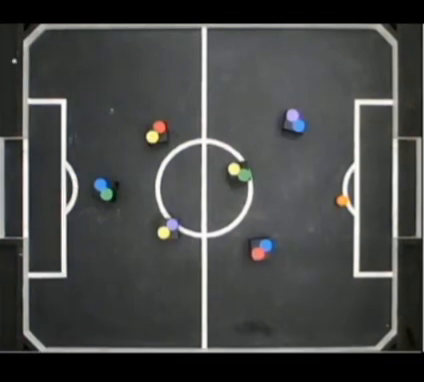
#> input picture frame 12 of Disciplinas/PDI/projeto_1/teste1.mp4, 424 x 382 px
$ python main.py
#> lines starting #> are read from the running program, lines starting #| are printed output that depends on the picture; after the words box and inside, x2 and y2 are one past the last pixel; in counts of white or black regions, pixels touching at a corner belong together
from pathlib import Path
import argparse
import math

try:
    import cv2
    import numpy as np
except ImportError as exc:
    raise SystemExit("Instale o OpenCV com: pip install opencv-python") from exc


BASE = Path(__file__).parent
CORES = {
    "laranja": ((5, 80, 80), (25, 255, 255)),
    "azul": ((90, 70, 50), (130, 255, 255)),
    "verde": ((35, 60, 50), (85, 255, 255)),
    "amarelo": ((22, 70, 70), (38, 255, 255)),
    "vermelho": ((0, 70, 70), (4, 255, 255)), #((170, 70, 70), (179, 255, 255)),
    "roxo": ((130, 40, 50), (165, 255, 255)),
}
CORES_JOGADORES = ["azul", "verde", "amarelo", "vermelho", "roxo"]
COR_MEU_TIME = (255, 0, 0)  # BGR azul
COR_ADVERSARIO = (0, 0, 255) # BGR amarelo


def mascara(hsv, cor):
    limites = CORES[cor]
    img = cv2.inRange(hsv, np.array(limites[0]), np.array(limites[1]))

    kernel = np.ones((3, 3), np.uint8)
    img = cv2.morphologyEx(img, cv2.MORPH_OPEN, kernel)
    return cv2.morphologyEx(img, cv2.MORPH_CLOSE, kernel)


def centroides(img, area_min=20):
    contornos, _ = cv2.findContours(img, cv2.RETR_EXTERNAL, cv2.CHAIN_APPROX_SIMPLE)
    pontos = []

    contornos = sorted(contornos, key=cv2.contourArea, reverse=True)
    for contorno in contornos:
        area = cv2.contourArea(contorno)
        if area < area_min:
            continue

        m = cv2.moments(contorno) # m00 é a area, m10 soma dos pontos em x, m01 soma dos pontos em y
        if m["m00"]:
            pontos.append((int(m["m10"] / m["m00"]), int(m["m01"] / m["m00"])))

    return pontos


def marcadores(hsv):
    encontrados = []
    for cor in CORES_JOGADORES:
        for ponto in centroides(mascara(hsv, cor)):
            encontrados.append({"cor": cor, "ponto": ponto})
    return encontrados


def distancia(p1, p2): # distancia euclidiana
    return ((p1[0] - p2[0]) ** 2 + (p1[1] - p2[1]) ** 2) ** 0.5


def pares_jogadores(hsv, distancia_max=25):
    candidatos = []
    pontos = marcadores(hsv)

    for i, marcador_a in enumerate(pontos):
        for j in range(i + 1, len(pontos)):
            marcador_b = pontos[j]
            if marcador_a["cor"] == marcador_b["cor"]:
                continue

            dist = distancia(marcador_a["ponto"], marcador_b["ponto"])
            if dist <= distancia_max:
                candidatos.append((dist, i, j))

    candidatos.sort()
    usados = set()
    pares = []

    for _, i, j in candidatos:
        if i in usados or j in usados:
            continue

        usados.update((i, j))
        pares.append((pontos[i], pontos[j]))

    return pares


def maior_centro(hsv, cor):
    pontos = centroides(mascara(hsv, cor))
    return pontos[0] if pontos else None


def centro_proximo(hsv, cor, anterior, deslocamento_max=20):
    pontos = centroides(mascara(hsv, cor))
    if not pontos:
        return None

    if anterior is None:
        return pontos[0]

    def distancia(ponto): # distancia euclidiana
        return ((ponto[0] - anterior[0]) ** 2 + (ponto[1] - anterior[1]) ** 2) ** 0.5

    ponto = min(pontos, key=distancia)
    return ponto if distancia(ponto) <= deslocamento_max else None


def meu_jogador(hsv, distancia_max=25):
    azuis = centroides(mascara(hsv, "azul"))
    verdes = centroides(mascara(hsv, "verde"))
    pares = [
        (azul, verde, ((azul[0] - verde[0]) ** 2 + (azul[1] - verde[1]) ** 2) ** 0.5)
        for azul in azuis
        for verde in verdes
    ]
    pares = [par for par in pares if par[2] <= distancia_max]

    if not pares:
        return None

    azul, verde, _ = min(pares, key=lambda par: par[2])
    return int((azul[0] + verde[0]) / 2), int((azul[1] + verde[1]) / 2)


def mascara_campo(frame):
    hsv = cv2.cvtColor(frame, cv2.COLOR_BGR2HSV)
    linhas = cv2.inRange(hsv, np.array((0, 0, 150)), np.array((179, 70, 255)))
    kernel = np.ones((3, 3), np.uint8)
    linhas = cv2.morphologyEx(linhas, cv2.MORPH_OPEN, kernel)
    limpa = np.zeros_like(linhas)
    total, rotulos, estatisticas, _ = cv2.connectedComponentsWithStats(linhas)

    for i in range(1, total):
        if estatisticas[i, cv2.CC_STAT_AREA] >= 100:
            limpa[rotulos == i] = 255

    return cv2.erode(limpa, kernel, iterations=1)


def desenhar_campo(tela, frame_original):
    linhas = mascara_campo(frame_original)
    tela[linhas > 0] = (0, 0, 0)


def raio_medio_marcadores(hsv, area_min=20):
    raios = []
    for cor in CORES_JOGADORES:
        contornos, _ = cv2.findContours(
            mascara(hsv, cor), cv2.RETR_EXTERNAL, cv2.CHAIN_APPROX_SIMPLE
        )
        for contorno in contornos:
            if cv2.contourArea(contorno) >= area_min:
                _, raio = cv2.minEnclosingCircle(contorno)
                raios.append(raio)
    return sum(raios) / len(raios) if raios else None


def quadrado_do_jogador(par, raio):
    # Limites das tangentes aos dois circulos, sem margem adicional.
    (x1, y1), (x2, y2) = par[0]["ponto"], par[1]["ponto"]
    esquerda = math.floor(min(x1, x2) - raio)
    direita = math.ceil(max(x1, x2) + raio)
    topo = math.floor(min(y1, y2) - raio)
    baixo = math.ceil(max(y1, y2) + raio)
    return (esquerda, topo), (direita, baixo)


def desenhar_jogadores(tela, pares, raio):
    if raio is None:
        return
    for par in pares:
        cores = {par[0]["cor"], par[1]["cor"]}
        cor = COR_MEU_TIME if "azul" in cores else COR_ADVERSARIO
        p1, p2 = quadrado_do_jogador(par, raio)
        cv2.rectangle(tela, p1, p2, cor, 1)


def desenhar(frame, pontos, cor, raio, texto=None):
    for p1, p2 in zip(pontos, pontos[1:]):
        cv2.line(frame, p1, p2, cor, 3)

    if pontos:
        cv2.circle(frame, pontos[-1], raio, cor, -1)
        if texto:
            x, y = pontos[-1]
            cv2.putText(frame, texto, (x + 10, y - 10), cv2.FONT_HERSHEY_SIMPLEX, 0.55, cor, 2)


def processar(video_path):
    video = cv2.VideoCapture(str(video_path))
    if not video.isOpened():
        print(f"Nao foi possivel abrir: {video_path}")
        return

    fps = video.get(cv2.CAP_PROP_FPS)
    w = int(video.get(cv2.CAP_PROP_FRAME_WIDTH))
    h = int(video.get(cv2.CAP_PROP_FRAME_HEIGHT))
    saida_path = video_path.with_name(f"{video_path.stem}_trajetoria.mp4")
    saida = cv2.VideoWriter(str(saida_path), cv2.VideoWriter_fourcc(*"mp4v"), fps, (w, h))

    traj_jogador, traj_bola, frame_n = [], [], 0
    raio_marcadores = None

    while True:
        ok, frame = video.read()
        if not ok:
            break

        frame_n += 1
        # No teste1, depois do frame 114 o video volta ao inicio; por isso esses frames sao ignorados.
        if video_path.name == "teste1.mp4" and frame_n > 114:
            break

        hsv = cv2.cvtColor(frame, cv2.COLOR_BGR2HSV)
        if frame_n == 1:
            raio_marcadores = raio_medio_marcadores(hsv)

        jogador = meu_jogador(hsv)
        bola = centro_proximo(hsv, "laranja", traj_bola[-1] if traj_bola else None)
        jogadores = pares_jogadores(hsv)

        if jogador:
            traj_jogador.append(jogador)
        if bola:
            traj_bola.append(bola)

        tela = np.full((h, w, 3), 245, np.uint8)
        desenhar_campo(tela, frame)
        desenhar_jogadores(tela, jogadores, raio_marcadores)
        cv2.putText(tela, f"Frame {frame_n}", (20, 35), cv2.FONT_HERSHEY_SIMPLEX, 0.8, (40, 40, 40), 2)
        desenhar(tela, traj_bola, (0, 140, 255), 6, "bola")
        desenhar(tela, traj_jogador, (255, 0, 0), 8, "jogador")
        saida.write(tela)

    video.release()
    saida.release()
    print(f"Gerado: {saida_path}")


def main():
    parser = argparse.ArgumentParser()
    parser.add_argument("entrada", nargs="?", default="teste[0-9].mp4")
    args = parser.parse_args()

    caminho = Path(args.entrada)
    videos = [caminho] if caminho.is_file() else sorted(BASE.glob(args.entrada))
    videos = [video for video in videos if "_trajetoria" not in video.stem]

    if not videos:
        raise SystemExit(f"Nenhum video encontrado: {args.entrada}")

    for video in videos:
        processar(video if video.is_absolute() else BASE / video)
#> in processar, frame is the input picture: shape (382, 424, 3); mean B, G, R 70.1, 70.9, 69.7
#> the loop in raio_medio_marcadores, `for cor in CORES_JOGADORES:` made 5 passes
#> pass 1, in mascara, `img = cv2.inRange(hsv, np.array(limites[0]), np.array(limites[1]))`:
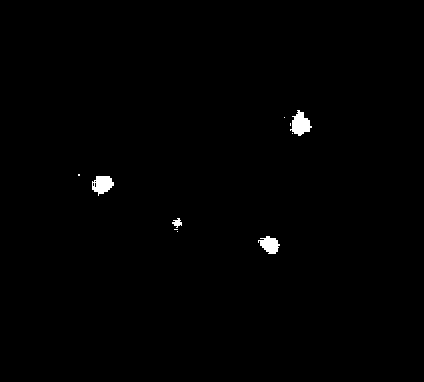
#> img: shape (382, 424); 0.59% white; 10 white regions (6 under 20 px), largest, box (x1, y1, x2, y2) and area: (290, 110, 312, 136) 334, (92, 176, 114, 196) 295, (258, 236, 280, 254) 252, (172, 218, 182, 228) 56
#> after the loop in raio_medio_marcadores, `for cor in CORES_JOGADORES:`: raios = [10.12, 3.84, 11.09, 11.77, 6.02, 7.76, 6.36, 5.74, 6.36, 7.91, 5.7]
#> in processar, `raio_marcadores = raio_medio_marcadores(hsv)`: raio_marcadores = 7.52
#> in centroides, `contornos, _ = cv2.findContours(img, cv2.RETR_EXTERNAL, cv2.CHAIN_APPR..`: contornos = 4 contours; box (x1, y1, x2, y2) and area: (292, 112, 310, 136) 283, (92, 176, 114, 194) 246, (260, 236, 278, 254) 208, (174, 220, 182, 226) 28
#> the loop in centroides, `for contorno in contornos:` made 4 passes
#> area on passes 1 to 4: 283, 245.5, 207.5, 28.5
#> after the loop in centroides, `for contorno in contornos:`: pontos = [(300, 123), (102, 184), (269, 244), (177, 222)]
#> in centroides (call 2), `contornos, _ = cv2.findContours(img, cv2.RETR_EXTERNAL, cv2.CHAIN_APPR..`: contornos = 2 contours; box (x1, y1, x2, y2) and area: (238, 168, 254, 180) 92, (104, 190, 114, 201) 70
#> the loop in centroides (call 2), `for contorno in contornos:` made 2 passes
#> area on passes 1 to 2: 92, 70
#> in meu_jogador, `verdes = centroides(mascara(hsv, "verde"))`: verdes = [(245, 173), (108, 194)]
#> in meu_jogador, `pares = [ (azul, verde, ((azul[0] - verde[0]) ** 2 + (azul[1] - verde[..`: pares = 8 items
#> in meu_jogador, `pares = [par for par in pares if par[2] <= distancia_max]`: pares = [((102, 184), (108, 194), 11.66)]
#> in meu_jogador, `azul, verde, _ = min(pares, key=lambda par: par[2])`: azul = (102, 184); verde = (108, 194)
#> in processar, `jogador = meu_jogador(hsv)`: jogador = (105, 189)
#> in mascara (call 8), `img = cv2.inRange(hsv, np.array(limites[0]), np.array(limites[1]))`:
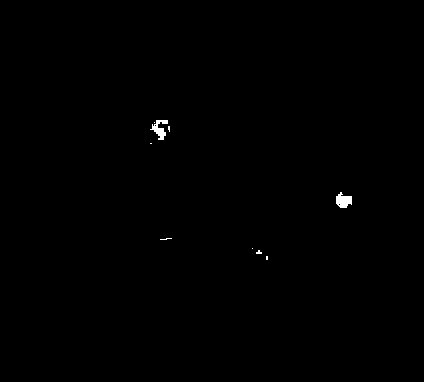
#> img: shape (382, 424); 0.24% white; 9 white regions (7 under 20 px), largest, box (x1, y1, x2, y2) and area: (336, 192, 352, 208) 176, (150, 120, 168, 140) 167
#> in centroides (call 3), `contornos, _ = cv2.findContours(img, cv2.RETR_EXTERNAL, cv2.CHAIN_APPR..`: contornos = 2 contours; box (x1, y1, x2, y2) and area: (336, 194, 352, 208) 138, (152, 120, 168, 140) 122
#> in centro_proximo, `pontos = centroides(mascara(hsv, cor))`: pontos = [(343, 200), (159, 128)]
#> in processar, `bola = centro_proximo(hsv, "laranja", traj_bola[-1] if traj_bola else ..`: bola = (343, 200)
#> in pares_jogadores, `pontos = marcadores(hsv)`: pontos = 11 items
#> the loop in pares_jogadores, `for i, marcador_a in enumerate(pontos):` made 11 passes
#> after the loop in pares_jogadores, `for i, marcador_a in enumerate(pontos):`: candidatos = [(11.66, 1, 5), (16.28, 2, 9), (16.28, 3, 7), (9.85, 4, 8), (13.45, 6, 10)]
#> the loop in pares_jogadores, `for _, i, j in candidatos:` made 5 passes
#> (i, j) on passes 1 to 5: (4, 8), (1, 5), (6, 10), (2, 9), (3, 7)
#> after the loop in pares_jogadores, `for _, i, j in candidatos:`: pares = 5 items; usados = 10 items
#> in processar, `jogadores = pares_jogadores(hsv)`: jogadores = 5 items
#> in mascara_campo, `total, rotulos, estatisticas, _ = cv2.connectedComponentsWithStats(lin..`:
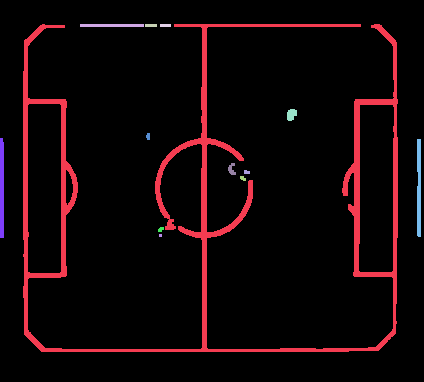
#> rotulos: shape (382, 424) int32; 14 distinct labels, from 0 to 13; one colour per label, 0 black
#> in mascara_campo, `total, rotulos, estatisticas, _ = cv2.connectedComponentsWithStats(lin..`: total = 14; estatisticas = 14 rows, first 6: [0, 0, 424, 382, 149531], [23, 24, 375, 328, 11151], [80, 24, 64, 3, 192], [145, 24, 12, 3, 36], [160, 24, 11, 3, 33], [287, 109, 10, 12, 95]
#> in mascara_campo, `return cv2.erode(limpa, kernel, iterations=1)`:
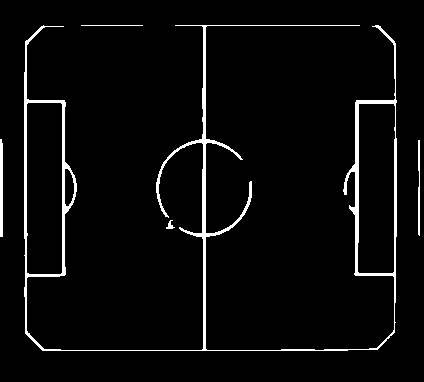
#> returned value: shape (382, 424); 4.1% white; 5 white regions, box (x1, y1, x2, y2) and area: (24, 25, 397, 351) 6060, (0, 139, 3, 237) 290, (418, 140, 420, 236) 175, (81, 25, 143, 26) 62, (166, 220, 175, 229) 39
#> the loop in desenhar_jogadores, `for par in pares:` made 5 passes
#> (cor, x1 in quadrado_do_jogador, y1 in quadrado_do_jogador, x2 in quadrado_do_jogador, y2 in quadrado_do_jogador, esquerda in quadrado_do_jogador, direita in quadrado_do_jogador, topo in quadrado_do_jogador) on passes 1 to 5: ((0, 0, 255), 245, 173, 236, 169, 228, 253, 161), ((255, 0, 0), 102, 184, 108, 194, 94, 116, 176), ((0, 0, 255), 154, 136, 163, 126, 146, 171, 118), ((255, 0, 0), 269, 244, 257, 255, 249, 277, 236), ((255, 0, 0), 177, 222, 166, 234, 158, 185, 214)
#> after the loop in desenhar_jogadores, `for par in pares:`:
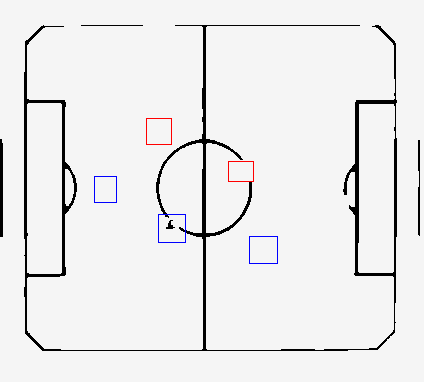
#> tela: shape (382, 424, 3); mean of channels 0, 1, 2 234.7, 234.2, 234.5; drawn as B, G, R
#> in processar, `cv2.putText(tela, f"Frame {frame_n}", (20, 35), cv2.FONT_HERSHEY_SIMPL..`:
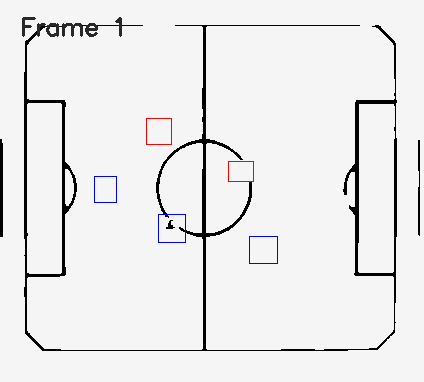
#> tela: shape (382, 424, 3); 0.38% of pixels changed, all inside (x1, y1, x2, y2) = (22, 17, 122, 37); drawn as B, G, R
#> in desenhar, `x, y = pontos[-1]`: x = 343; y = 200
#> call 2 of desenhar, with cor = (255, 0, 0), raio = 8, texto = 'jogador'
#> in desenhar (call 2), `x, y = pontos[-1]`: x = 105; y = 189
#> in desenhar (call 2), `cv2.putText(frame, texto, (x + 10, y - 10), cv2.FONT_HERSHEY_SIMPLEX, ..`:
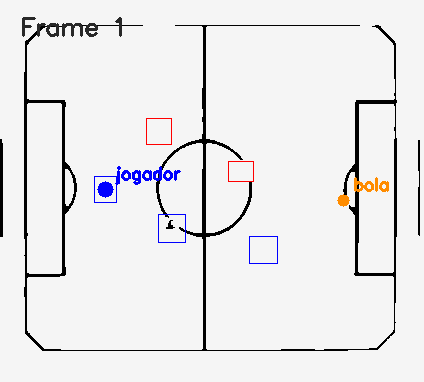
#> frame: shape (382, 424, 3); mean of channels 0, 1, 2 233.6, 232.3, 232.9; drawn as B, G, R


if __name__ == "__main__":
    main()

$ run again, starting later in the video
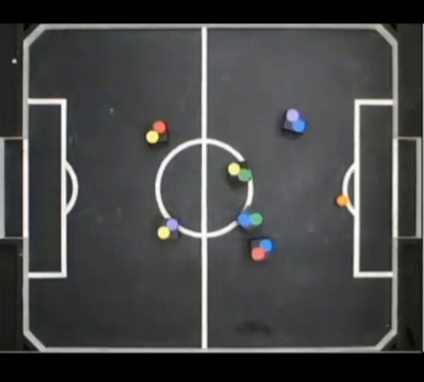
#> input picture frame 54 of Disciplinas/PDI/projeto_1/teste1.mp4, 424 x 382 px
#> in processar, frame is the input picture: shape (382, 424, 3); mean B, G, R 70.2, 70.7, 69.5
#> hsv: shape (382, 424, 3); mean H, S, V 63.1, 14.4, 72.1
#> the loop in raio_medio_marcadores, `for cor in CORES_JOGADORES:` made 5 passes
#> pass 1, in mascara, `img = cv2.inRange(hsv, np.array(limites[0]), np.array(limites[1]))`:
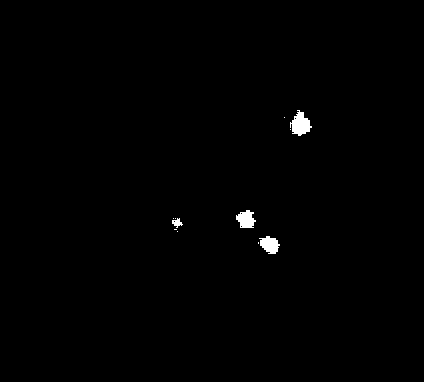
#> img: shape (382, 424); 0.56% white; 11 white regions (7 under 20 px), largest, box (x1, y1, x2, y2) and area: (290, 110, 312, 136) 339, (259, 236, 280, 254) 250, (236, 210, 256, 228) 249, (172, 218, 183, 228) 59
#> after the loop in raio_medio_marcadores, `for cor in CORES_JOGADORES:`: raios = [10.12, 4.02, 9.78, 11.77, 7.91, 7.76, 6.36, 5.74, 6.36, 7.38, 5.15]
#> raio_marcadores = 7.49
#> in centroides, `contornos, _ = cv2.findContours(img, cv2.RETR_EXTERNAL, cv2.CHAIN_APPR..`: contornos = 4 contours; box (x1, y1, x2, y2) and area: (292, 112, 310, 136) 280, (260, 236, 278, 254) 210, (236, 210, 254, 228) 202, (174, 219, 182, 226) 31
#> the loop in centroides, `for contorno in contornos:` made 4 passes
#> area on passes 1 to 4: 279.5, 209.5, 201.5, 31
#> after the loop in centroides, `for contorno in contornos:`: pontos = [(300, 124), (269, 244), (245, 219), (177, 222)]
#> in centroides (call 2), `contornos, _ = cv2.findContours(img, cv2.RETR_EXTERNAL, cv2.CHAIN_APPR..`: contornos = 2 contours; box (x1, y1, x2, y2) and area: (254, 212, 264, 228) 101, (238, 168, 254, 180) 92
#> the loop in centroides (call 2), `for contorno in contornos:` made 2 passes
#> area on passes 1 to 2: 101, 92
#> verdes = [(258, 219), (245, 173)]
#> in meu_jogador, `pares = [ (azul, verde, ((azul[0] - verde[0]) ** 2 + (azul[1] - verde[..`: pares = 8 items
#> in meu_jogador, `pares = [par for par in pares if par[2] <= distancia_max]`: pares = [((245, 219), (258, 219), 13)]
#> azul = (245, 219); verde = (258, 219)
#> jogador = (251, 219)
#> in centroides (call 3), `contornos, _ = cv2.findContours(img, cv2.RETR_EXTERNAL, cv2.CHAIN_APPR..`: contornos = 2 contours; box (x1, y1, x2, y2) and area: (336, 194, 352, 208) 144, (152, 120, 168, 140) 122
#> in centro_proximo, `pontos = centroides(mascara(hsv, cor))`: pontos = [(343, 200), (159, 128)]
#> bola = (343, 200)
#> in pares_jogadores, `pontos = marcadores(hsv)`: pontos = 11 items
#> the loop in pares_jogadores, `for i, marcador_a in enumerate(pontos):` made 11 passes
#> after the loop in pares_jogadores, `for i, marcador_a in enumerate(pontos):`: candidatos = [(16.97, 1, 9), (13, 2, 4), (16.28, 3, 7), (9.85, 5, 8), (13.45, 6, 10)]
#> the loop in pares_jogadores, `for _, i, j in candidatos:` made 5 passes
#> (i, j) on passes 1 to 5: (5, 8), (2, 4), (6, 10), (3, 7), (1, 9)
#> after the loop in pares_jogadores, `for _, i, j in candidatos:`: pares = 5 items; usados = 10 items
#> jogadores = 5 items
#> rotulos: shape (382, 424) int32; 10 distinct labels, from 0 to 9
#> total = 10; estatisticas = [[0, 0, 424, 382, 149637], [23, 24, 375, 328, 11193], [287, 109, 10, 12, 95], [146, 133, 4, 7, 24], [0, 138, 4, 100, 396], [417, 139, 4, 98, 379], [228, 163, 9, 12, 62], [244, 170, 6, 4, 21], [240, 176, 6, 5, 22], [245, 180, 8, 27, 139]]
#> the loop in desenhar_jogadores, `for par in pares:` made 5 passes
#> (cor, x1 in quadrado_do_jogador, y1 in quadrado_do_jogador, x2 in quadrado_do_jogador, y2 in quadrado_do_jogador, esquerda in quadrado_do_jogador, direita in quadrado_do_jogador, topo in quadrado_do_jogador) on passes 1 to 5: ((0, 0, 255), 245, 173, 236, 169, 228, 253, 161), ((255, 0, 0), 245, 219, 258, 219, 237, 266, 211), ((0, 0, 255), 154, 136, 163, 126, 146, 171, 118), ((255, 0, 0), 177, 222, 166, 234, 158, 185, 214), ((255, 0, 0), 269, 244, 257, 256, 249, 277, 236)
#> x = 343; y = 200
#> x = 251; y = 219
#> in desenhar (call 2), `cv2.putText(frame, texto, (x + 10, y - 10), cv2.FONT_HERSHEY_SIMPLEX, ..`:
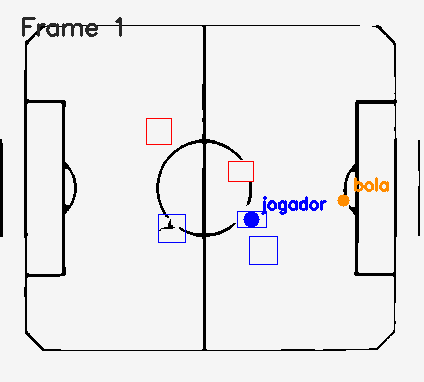
#> frame: shape (382, 424, 3); mean of channels 0, 1, 2 233.6, 232.3, 232.9; drawn as B, G, R

$ run again, starting later in the video
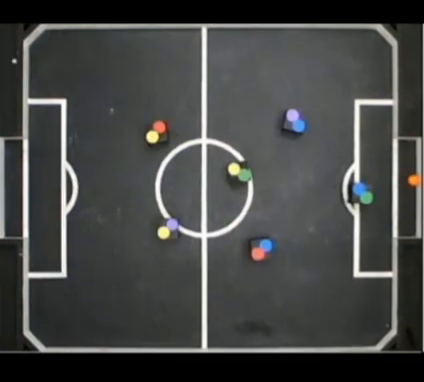
#> input picture frame 96 of Disciplinas/PDI/projeto_1/teste1.mp4, 424 x 382 px
#> in processar, frame is the input picture: shape (382, 424, 3); mean B, G, R 69.9, 70.8, 69.6
#> hsv: shape (382, 424, 3); mean H, S, V 60.1, 14.3, 72.1
#> the loop in raio_medio_marcadores, `for cor in CORES_JOGADORES:` made 5 passes
#> pass 1, in mascara, `img = cv2.inRange(hsv, np.array(limites[0]), np.array(limites[1]))`:
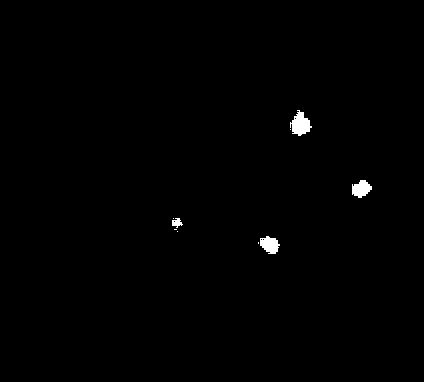
#> img: shape (382, 424); 0.56% white; 9 white regions (5 under 20 px), largest, box (x1, y1, x2, y2) and area: (290, 110, 312, 136) 339, (260, 236, 280, 254) 248, (352, 180, 372, 198) 245, (172, 218, 183, 228) 67
#> after the loop in raio_medio_marcadores, `for cor in CORES_JOGADORES:`: raios = [10.12, 5.06, 10.12, 11.77, 8, 7.76, 6.36, 5.74, 6.4, 7.38]
#> raio_marcadores = 7.87
#> in centroides, `contornos, _ = cv2.findContours(img, cv2.RETR_EXTERNAL, cv2.CHAIN_APPR..`: contornos = 4 contours; box (x1, y1, x2, y2) and area: (292, 112, 310, 136) 280, (352, 180, 372, 198) 211, (260, 236, 278, 254) 205, (172, 218, 182, 226) 39
#> the loop in centroides, `for contorno in contornos:` made 4 passes
#> area on passes 1 to 4: 279.5, 211, 205, 39
#> after the loop in centroides, `for contorno in contornos:`: pontos = [(300, 124), (360, 188), (269, 244), (176, 222)]
#> in centroides (call 2), `contornos, _ = cv2.findContours(img, cv2.RETR_EXTERNAL, cv2.CHAIN_APPR..`: contornos = 2 contours; box (x1, y1, x2, y2) and area: (362, 192, 376, 204) 117, (238, 168, 254, 180) 88
#> the loop in centroides (call 2), `for contorno in contornos:` made 2 passes
#> area on passes 1 to 2: 117, 88.5
#> verdes = [(369, 197), (245, 173)]
#> in meu_jogador, `pares = [ (azul, verde, ((azul[0] - verde[0]) ** 2 + (azul[1] - verde[..`: pares = 8 items
#> in meu_jogador, `pares = [par for par in pares if par[2] <= distancia_max]`: pares = [((360, 188), (369, 197), 12.73)]
#> azul = (360, 188); verde = (369, 197)
#> jogador = (364, 192)
#> in centroides (call 3), `contornos, _ = cv2.findContours(img, cv2.RETR_EXTERNAL, cv2.CHAIN_APPR..`: contornos = 2 contours; box (x1, y1, x2, y2) and area: (152, 120, 170, 140) 207, (408, 174, 424, 188) 165
#> in centro_proximo, `pontos = centroides(mascara(hsv, cor))`: pontos = [(161, 128), (415, 180)]
#> bola = (161, 128)
#> in pares_jogadores, `pontos = marcadores(hsv)`: pontos = 10 items
#> the loop in pares_jogadores, `for i, marcador_a in enumerate(pontos):` made 10 passes
#> after the loop in pares_jogadores, `for i, marcador_a in enumerate(pontos):`: candidatos = [(12.73, 1, 4), (16.97, 2, 9), (15.62, 3, 7), (9.85, 5, 8)]
#> the loop in pares_jogadores, `for _, i, j in candidatos:` made 4 passes
#> (i, j) on passes 1 to 4: (5, 8), (1, 4), (3, 7), (2, 9)
#> after the loop in pares_jogadores, `for _, i, j in candidatos:`: pares = 4 items; usados = 8 items
#> jogadores = 4 items
#> rotulos: shape (382, 424) int32; 10 distinct labels, from 0 to 9
#> total = 10; estatisticas = [[0, 0, 424, 382, 149710], [23, 24, 375, 328, 11310], [287, 109, 10, 12, 96], [146, 133, 4, 7, 24], [0, 138, 4, 100, 396], [417, 139, 4, 34, 131], [228, 163, 9, 12, 62], [244, 170, 6, 4, 21], [240, 176, 6, 5, 22], [417, 188, 4, 49, 196]]
#> the loop in desenhar_jogadores, `for par in pares:` made 4 passes
#> (cor, x1 in quadrado_do_jogador, y1 in quadrado_do_jogador, x2 in quadrado_do_jogador, y2 in quadrado_do_jogador, esquerda in quadrado_do_jogador, direita in quadrado_do_jogador, topo in quadrado_do_jogador) on passes 1 to 4: ((0, 0, 255), 245, 173, 236, 169, 228, 253, 161), ((255, 0, 0), 360, 188, 369, 197, 352, 377, 180), ((255, 0, 0), 176, 222, 166, 234, 158, 184, 214), ((255, 0, 0), 269, 244, 257, 256, 249, 277, 236)
#> x = 161; y = 128
#> x = 364; y = 192
#> in desenhar (call 2), `cv2.putText(frame, texto, (x + 10, y - 10), cv2.FONT_HERSHEY_SIMPLEX, ..`:
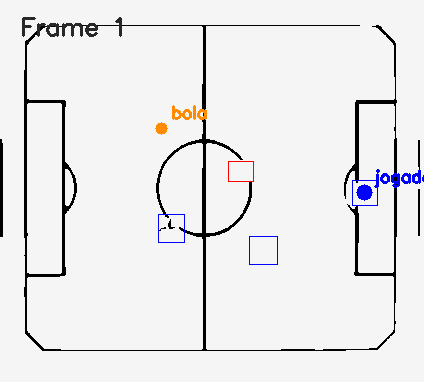
#> frame: shape (382, 424, 3); mean of channels 0, 1, 2 233.9, 232.8, 233.2; drawn as B, G, R
